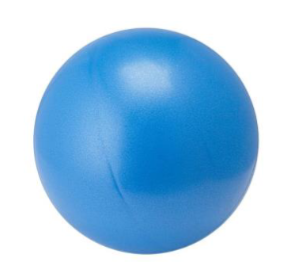
#> input picture Tasks/Opencv4/pics/blueballed.png, 298 x 269 px, found by its file name
$ python Task2_boundingbox.py
#> lines starting #> are read from the running program, lines starting #| are printed output that depends on the picture; after the words box and inside, x2 and y2 are one past the last pixel; in counts of white or black regions, pixels touching at a corner belong together
import cv2 as cv
import numpy as np

def canny_threshold_values(img: cv.Mat, deviation: float=0.33) -> tuple[float, float]:
    avgIntense = np.median(img)

    minVal = avgIntense * (1 - deviation)
    maxVal = avgIntense * (1 + deviation)

    return minVal, maxVal

def main():
    img = cv.imread("./Tasks/Opencv4/pics/blueballed.png")
#> img is the input picture: shape (269, 298, 3); mean B, G, R 231.6, 199.5, 157.6

    img_grey = cv.cvtColor(img, cv.COLOR_RGB2GRAY)
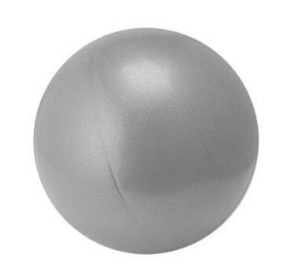
#> img_grey: shape (269, 298); min 117, max 255, mean 204.3

    min, max = canny_threshold_values(img_grey)
#> in canny_threshold_values, `avgIntense = np.median(img)`: avgIntense = 209
#> in canny_threshold_values, `minVal = avgIntense * (1 - deviation)`: minVal = 140
#> in canny_threshold_values, `maxVal = avgIntense * (1 + deviation)`: maxVal = 278
#> min = 140; max = 278

    img_edged = cv.Canny(img_grey, min, max)
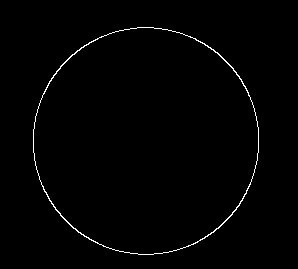
#> img_edged: shape (269, 298); 1% white in thin lines or dots, all inside (x1, y1, x2, y2) = (33, 27, 259, 255)

    cnt, _ = cv.findContours(img_edged, cv.RETR_TREE, cv.CHAIN_APPROX_SIMPLE)
#> cnt = 2 contours; box (x1, y1, x2, y2) and area: (33, 27, 259, 255) 40173, (33, 27, 259, 255) 39983

    cnt = cnt[0]
#> cnt = contour of 316 points, box (x1, y1, x2, y2) (33, 27, 259, 255), area 40173

    x,y,w,h = cv.boundingRect(cnt)
#> x = 33; y = 27; w = 226; h = 228
    cv.rectangle(img,(x,y),(x+w,y+h),(0,255,0),2)
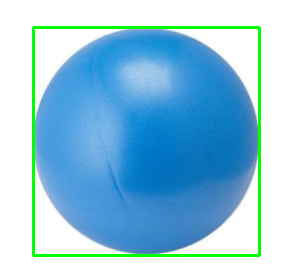
#> img: shape (269, 298, 3); mean B, G, R 223, 199.6, 149.1

    cv.imshow('contour ball', img)

    cv.waitKey(0)
    cv.destroyAllWindows

if __name__ == "__main__":
    main()
